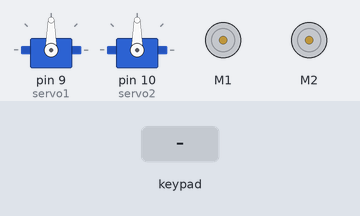
A sketch run on a simulated Arduino Uno, built with avr-gcc and run on an emulated ATmega328P. Parts: 2 × servo, 2 × DC motor (green arrow = forward, orange = backward, longer = faster). The inputs (shaded band) are chosen by the test bench. What the sketch prints to the serial monitor is not drawn.

Above: at 1.2 s.
1.3 s: key 'U' pressed
At 2.1 s:
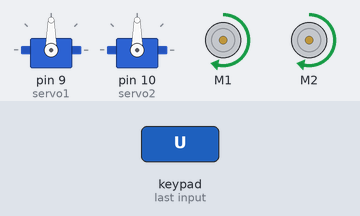
2.8 s: key 'D' pressed
At 3.2 s:
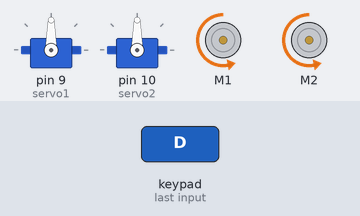
4.3 s: key 'X' pressed
At 4.8 s:
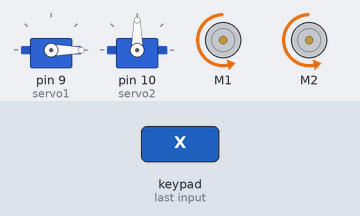
6.0 s: key 'O' pressed
At 6.5 s:
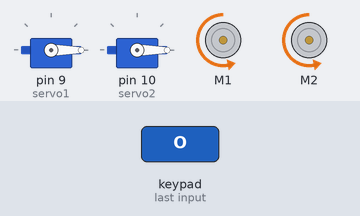
7.7 s: key 'S' pressed
At 8.6 s:
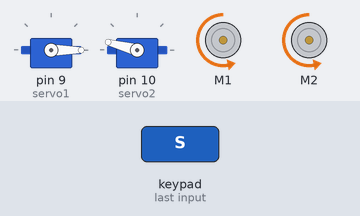
9.6 s: key 'T' pressed
At 11.1 s:
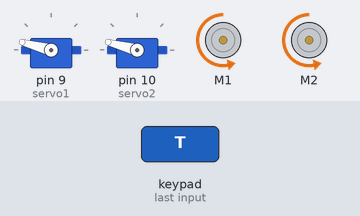
Timing chart, 0 to 12.5 s (numbered marks = the images above; inputs shaded):
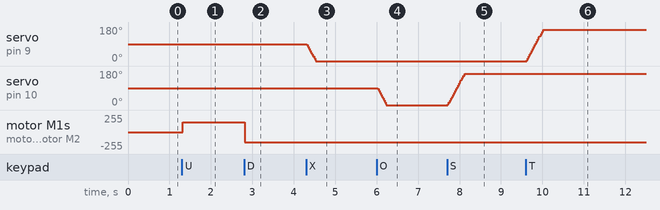

The sketch:

FinalCodeWithBluetooth1_sketch_may19a.ino
```cpp
#define CUSTOM_SETTINGS
#define INCLUDE_GAMEPAD_MODULE
#include <Dabble.h>

#include <AFMotor.h>

#include <Servo.h>

#include <SoftwareSerial.h>
SoftwareSerial HM10(2, 3); // RX = 2, TX = 3


Servo servo1;  // create servo object for servo 1
Servo servo2;  // create servo object for servo 2

int pos1 = 90;  // variable to store servo 1 position
int pos2 = 90;  // variable to store servo 2 position

AF_DCMotor motor1(1);  // create motor object for motor 1
AF_DCMotor motor2(2);  // create motor object for motor 2
AF_DCMotor motor3(3);


void setup() {
  servo1.attach(9);    // attach servo 1 to pin 9
  servo2.attach(10);   // attach servo 2 to pin 10

  Serial.begin(9600);      // make sure your Serial Monitor is also set at this baud rate.
  Dabble.begin(9600);
 }


void loop() {
Dabble.processInput();             //this function is used to refresh data obtained from smartphone.Hence calling this function is mandatory in order to get data properly from your mobile.
  Serial.print("KeyPressed: ");
  if (GamePad.isUpPressed())
  {
    motor1.run(FORWARD);
      motor1.setSpeed(150);  // set motor speed to 150 (out of 255)
      motor2.run(FORWARD);
      motor2.setSpeed(150);
  }

  if (GamePad.isDownPressed())
  {
    motor1.run(BACKWARD);
      motor1.setSpeed(150);
      motor2.run(BACKWARD);
      motor2.setSpeed(150);
  }


  if (GamePad.isSquarePressed())
  {
    pos2 = min(180, pos2 + 5);  // increase servo 2 position by 5, right to a maximum of 180
      servo2.write(pos2);
  }

  if (GamePad.isCirclePressed())
  {
    pos2 = max(0, pos2 - 5);    // decrease servo 2 position by 5, left to a minimum of 0
      servo2.write(pos2);
  }

  if (GamePad.isCrossPressed())
  {
    pos1 = max(0, pos1 - 5);    // decrease servo 1 position by 5, down to a minimum of 0
      servo1.write(pos1);         // set servo 1 position
  }

  if (GamePad.isTrianglePressed())
  {
    pos1 = min(180, pos1 + 5);  // increase servo 1 position by 5, up to a maximum of 180
      servo1.write(pos1);         // set servo 1 position
  }

  if (GamePad.isStartPressed())
  {
    motor3.run(FORWARD);
  motor3.setSpeed(500);
  }

  if (GamePad.isSelectPressed())
  {
  motor3.run(RELEASE);
  }
}
```

Measured:
- after the input at 1.3 s, motor M1, motor M2: stopped → forward 150/255 at once
- after the input at 2.8 s, motor M1, motor M2: forward 150/255 → backward 150/255 at once
- after the input at 4.3 s, servo on pin 9 (servo1): moves from 90° to 0° over 0.21 s, starting at once
- after the input at 6.0 s, servo on pin 10 (servo2): moves from 90° to 0° over 0.21 s, starting at once
- after the input at 7.7 s, servo on pin 10 (servo2): moves from 0° to 165° over 0.40 s, starting at once
- after the input at 9.6 s, servo on pin 9 (servo1): moves from 0° to 165° over 0.40 s, starting at once
